Frame 1 (no input): blank canvas, image omitted
Frame 60 (no input): blank canvas, image omitted
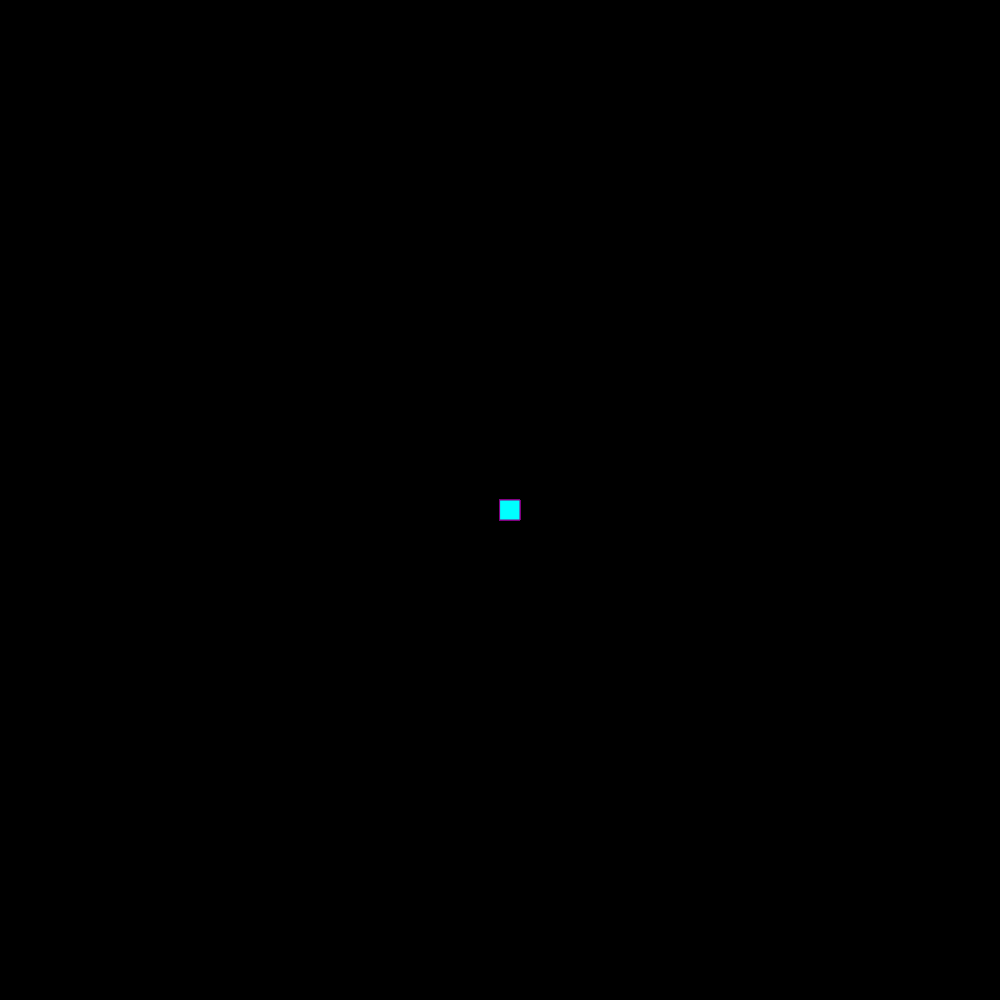
Frame 120 (the mouse pressed at the canvas centre since frame 60)

The p5.js sketch whose frames 1 and 60 were blank and that drew this single picture after the mouse press (run headless with seeded random() and noise() and a simulated clock; from frame 60 on, the mouse is pressed at the canvas centre):

// p5.js sketch
// ── sketch.js
function setup() {
  createCanvas(1000, 1000);
      background("black");
}

function draw() {
  
  stroke("purple");
  fill("cyan");
  
  if(mouseIsPressed) {
 rect(mouseX, mouseY, 20, 20);
  }
}  
